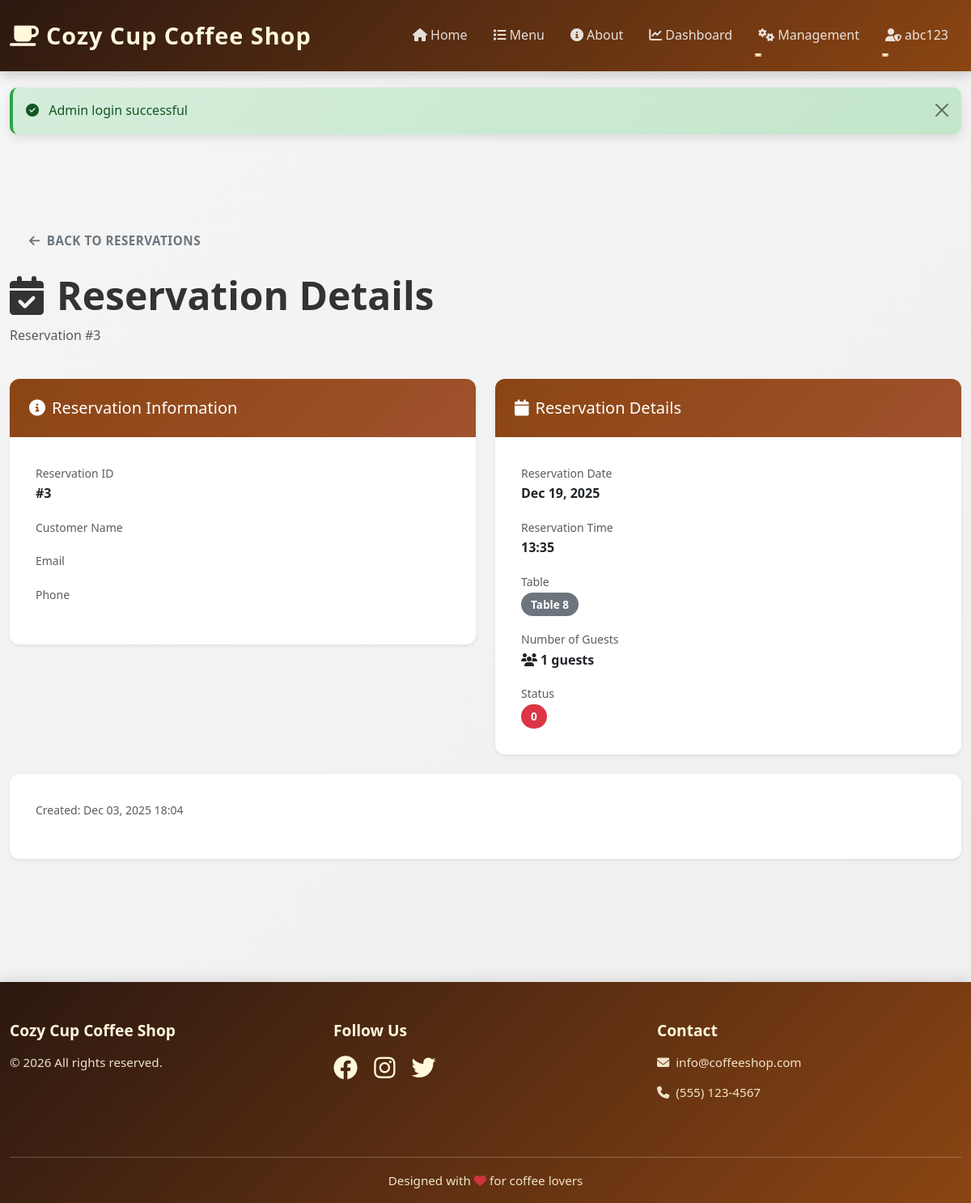
Page /public/index.php?page=admin-reservation-details&id=3 (signed in) on the committed database.
### tables this page shows
CREATE TABLE `reservations` (
  `id` int NOT NULL AUTO_INCREMENT,
  `customer_id` int NOT NULL,
  `table_id` int NOT NULL,
  `reservation_date` date NOT NULL,
  `reservation_time` time NOT NULL,
  `number_of_guests` int NOT NULL,
  `status` varchar(50) DEFAULT 'Pending',
  `created_at` timestamp NULL DEFAULT CURRENT_TIMESTAMP,
  `updated_at` timestamp NULL DEFAULT CURRENT_TIMESTAMP ON UPDATE CURRENT_TIMESTAMP,
  PRIMARY KEY (`id`)
);

CREATE TABLE `tables` (
  `id` int NOT NULL AUTO_INCREMENT,
  `table_number` int NOT NULL,
  `capacity` int NOT NULL,
  `is_available` tinyint(1) DEFAULT 1,
  `created_at` timestamp NULL DEFAULT CURRENT_TIMESTAMP,
  PRIMARY KEY (`id`),
  UNIQUE KEY `table_number` (`table_number`)
);

### app/controllers/BaseController.php (called while the page is built, shortened)
<?php
class BaseController {
    public function __construct() {
        require_once __DIR__ . '/../models/Database.php';
    }
    protected function render($view, $data = []) {
        extract($data);
        require __DIR__ . '/../views/' . $view . '.php';
    }
    protected function getGet($key, $default = null) {
        return isset($_GET[$key]) ? SecurityHelper::sanitizeInput($_GET[$key]) : $default;
    }
}
?>

### app/controllers/AdminReservationController.php (called while the page is built, shortened)
<?php
require_once __DIR__ . '/BaseController.php';
require_once __DIR__ . '/../models/Reservation.php';
class AdminReservationController extends BaseController {
    public function showReservationDetails() {
        $reservation_id = $this->getGet('id');
        $reservation = new Reservation();
        $reservationData = $reservation->getById($reservation_id);
        $this->render('admin/reservation-details', [
            'reservation' => $reservationData
        ]);
    }
}
?>

### app/models/Reservation.php (called while the page is built, shortened)
<?php
require_once __DIR__ . '/Database.php';
class Reservation {
    private $db;
    public function __construct() {
        $this->db = new Database();
    }
    public function getById($id) {
        $stmt = $this->db->prepare("SELECT r.*, t.table_number FROM reservations r JOIN tables t ON r.table_id = t.id WHERE r.id = ?");
        $stmt->bind_param("i", $id);
        $stmt->execute();
        $result = $stmt->get_result();
        return $result->fetch_assoc();
    }
}
?>

### app/models/Database.php (called while the page is built, shortened)
<?php
class Database {
    private $conn;
    public function __construct() {
        global $conn;
        $this->conn = $conn;
    }
    public function prepare($sql) {
        return $this->conn->prepare($sql);
    }
}
?>

### helpers/SecurityHelper.php (called while the page is built, shortened)
<?php
class SecurityHelper {
    public static function sanitizeInput($input) {
        return htmlspecialchars(trim($input), ENT_QUOTES, 'UTF-8');
    }
    public static function escapeOutput($output) {
        return htmlspecialchars($output, ENT_QUOTES, 'UTF-8');
    }
}
?>

### app/views/admin/reservation-details.php (the view, shortened to what this page needs)
<?php include __DIR__ . '/../layouts/header.php'; ?>
<div class="container-fluid py-5">
    <div class="row mb-4">
        <div class="col-12">
            <a href="<?php echo SITE_URL; ?>/public/index.php?page=reservation-management" class="btn btn-outline-secondary mb-3">
                <i class="fas fa-arrow-left me-2"></i>Back to Reservations
            </a>
            <h1 class="display-5 fw-bold mb-2">
                <i class="fas fa-calendar-check me-3"></i>Reservation Details
            </h1>
            <p class="text-muted">Reservation #<?php echo $reservation['id']; ?></p>
        </div>
    </div>
    <div class="row g-4">
        <div class="col-lg-6">
            <div class="card border-0 shadow-sm">
                <div class="card-header bg-primary text-white">
                    <h5 class="mb-0"><i class="fas fa-info-circle me-2"></i>Reservation Information</h5>
                </div>
                <div class="card-body">
                    <div class="mb-3">
                        <small class="text-muted">Reservation ID</small>
                        <p class="mb-0"><strong>#<?php echo $reservation['id']; ?></strong></p>
                    </div>
                    <div class="mb-3">
                        <small class="text-muted">Customer Name</small>
                    </div>
                    <div class="mb-3">
                        <small class="text-muted">Email</small>
                    </div>
                    <div class="mb-3">
                        <small class="text-muted">Phone</small>
                    </div>
                </div>
            </div>
        </div>
        <div class="col-lg-6">
            <div class="card border-0 shadow-sm">
                <div class="card-header bg-success text-white">
                    <h5 class="mb-0"><i class="fas fa-calendar me-2"></i>Reservation Details</h5>
                </div>
                <div class="card-body">
                    <div class="mb-3">
                        <small class="text-muted">Reservation Date</small>
                        <p class="mb-0"><strong><?php echo date('M d, Y', strtotime($reservation['reservation_date'])); ?></strong></p>
                    </div>
                    <div class="mb-3">
                        <small class="text-muted">Reservation Time</small>
                        <p class="mb-0"><strong><?php echo date('H:i', strtotime($reservation['reservation_time'])); ?></strong></p>
                    </div>
                    <div class="mb-3">
                        <small class="text-muted">Table</small>
                        <p class="mb-0"><span class="badge bg-secondary">Table <?php echo $reservation['table_number']; ?></span></p>
                    </div>
                    <div class="mb-3">
                        <small class="text-muted">Number of Guests</small>
                        <p class="mb-0"><strong><i class="fas fa-users me-1"></i><?php echo $reservation['number_of_guests']; ?> guests</strong></p>
                    </div>
                    <div class="mb-0">
                        <small class="text-muted">Status</small>
                        <p class="mb-0">
                            <span class="badge bg-<?php echo $reservation['status'] === 'Accepted' ? 'success' : ($reservation['status'] === 'Pending' ? 'warning' : 'danger'); ?>">
                                <?php echo SecurityHelper::escapeOutput($reservation['status']); ?>
                            </span>
                        </p>
                    </div>
                </div>
            </div>
        </div>
    </div>
    <div class="row mt-4">
        <div class="col-12">
            <div class="card border-0 shadow-sm">
                <div class="card-body">
                    <p class="text-muted mb-3"><small>Created: <?php echo date('M d, Y H:i', strtotime($reservation['created_at'])); ?></small></p>
                </div>
            </div>
        </div>
    </div>
</div>
<?php include __DIR__ . '/../layouts/footer.php'; ?>

### public/css/modern.css (style rules this page uses)
:root { --primary-color: #8B4513; --primary-dark: #6B3410; --primary-light: #A0522D; --secondary-color: #D2691E; --accent-color: #F4A460; --light-color: #FFF8DC; --dark-color: #2C1810; --text-color: #333; --border-color: #E8D4C4; --success-color: #28a745; --danger-color: #dc3545; --warning-color: #ffc107; --info-color: #17a2b8; }
* { margin: 0; padding: 0; box-sizing: border-box; }
html, body { height: 100%; }
body { font-family: 'Segoe UI', Tahoma, Geneva, Verdana, sans-serif; background: linear-gradient(135deg, #f5f5f5 0%, #efefef 100%); color: var(--text-color); line-height: 1.6; }
.card { border: none; border-radius: 12px; box-shadow: 0 4px 15px rgba(0, 0, 0, 0.08); transition: all 0.3s ease; overflow: hidden; }
.card-header { background: linear-gradient(135deg, var(--primary-color) 0%, var(--primary-light) 100%); color: white; border: none; padding: 1.5rem; font-weight: 600; }
.card-body { padding: 2rem; }
.btn { border-radius: 8px; font-weight: 600; padding: 0.75rem 1.5rem; transition: all 0.3s ease; border: none; text-transform: uppercase; letter-spacing: 0.5px; font-size: 0.95rem; }
.bg-primary { background: linear-gradient(135deg, var(--primary-color) 0%, var(--primary-light) 100%) !important; }
html { scroll-behavior: smooth; }
body { animation: pageLoad 0.3s ease; }
.badge { padding: 0.5rem 0.75rem; font-weight: 600; border-radius: 20px; font-size: 0.85rem; }

### rows in the picture
reservations: id "3", reservation_date "Dec 19, 2025", reservation_time "13:35", table.table_number "8", number_of_guests "1", status "0", created_at "Dec 03, 2025 18:04"

### other values in the picture
SITE_NAME "Cozy Cup Coffee Shop"
SecurityHelper::escapeOutput(SessionHelper::getUserName()) "abc123"
SecurityHelper::escapeOutput($flash['message']) "Admin login successful"
